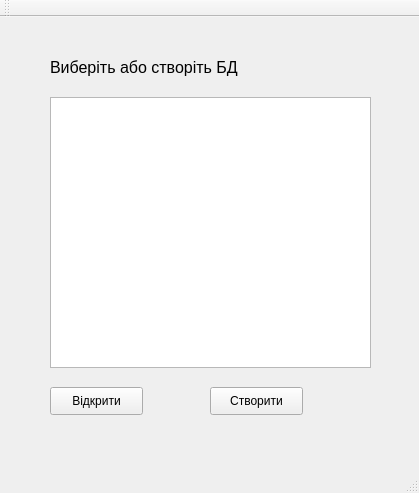
<?xml version="1.0" encoding="UTF-8"?>
<ui version="4.0">
 <class>MainWindow</class>
 <widget class="QMainWindow" name="MainWindow">
  <property name="geometry">
   <rect>
    <x>0</x>
    <y>0</y>
    <width>419</width>
    <height>493</height>
   </rect>
  </property>
  <property name="windowTitle">
   <string>Inf Tech lab</string>
  </property>
  <widget class="QWidget" name="centralWidget">
   <widget class="QPushButton" name="connectButton">
    <property name="geometry">
     <rect>
      <x>50</x>
      <y>370</y>
      <width>93</width>
      <height>28</height>
     </rect>
    </property>
    <property name="text">
     <string>Вiдкрити</string>
    </property>
   </widget>
   <widget class="QListWidget" name="dataBases">
    <property name="geometry">
     <rect>
      <x>50</x>
      <y>80</y>
      <width>321</width>
      <height>271</height>
     </rect>
    </property>
   </widget>
   <widget class="QLabel" name="selectDBlabel">
    <property name="geometry">
     <rect>
      <x>50</x>
      <y>30</y>
      <width>301</width>
      <height>41</height>
     </rect>
    </property>
    <property name="font">
     <font>
      <pointsize>12</pointsize>
     </font>
    </property>
    <property name="text">
     <string>Виберiть або створiть БД</string>
    </property>
   </widget>
   <widget class="QPushButton" name="createDB">
    <property name="geometry">
     <rect>
      <x>210</x>
      <y>370</y>
      <width>93</width>
      <height>28</height>
     </rect>
    </property>
    <property name="text">
     <string>Створити</string>
    </property>
   </widget>
  </widget>
  <widget class="QMenuBar" name="menuBar">
   <property name="geometry">
    <rect>
     <x>0</x>
     <y>0</y>
     <width>419</width>
     <height>26</height>
    </rect>
   </property>
  </widget>
  <widget class="QToolBar" name="mainToolBar">
   <attribute name="toolBarArea">
    <enum>TopToolBarArea</enum>
   </attribute>
   <attribute name="toolBarBreak">
    <bool>false</bool>
   </attribute>
  </widget>
  <widget class="QStatusBar" name="statusBar"/>
 </widget>
 <layoutdefault spacing="6" margin="11"/>
 <resources/>
 <connections/>
</ui>
